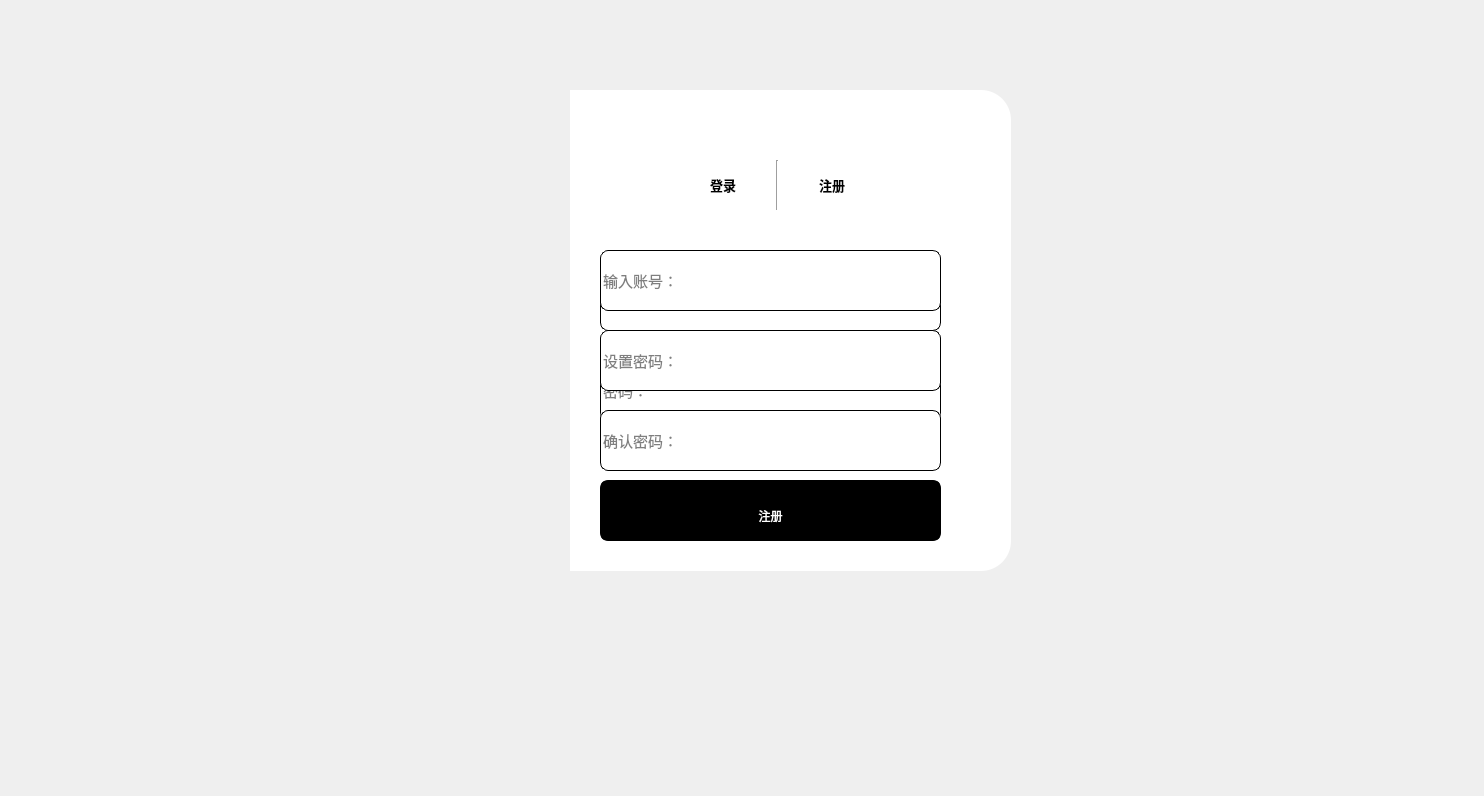
<?xml version="1.0" encoding="UTF-8"?>
<ui version="4.0">
 <class>MainWindow</class>
 <widget class="QMainWindow" name="MainWindow">
  <property name="geometry">
   <rect>
    <x>0</x>
    <y>0</y>
    <width>1484</width>
    <height>796</height>
   </rect>
  </property>
  <property name="windowTitle">
   <string>MainWindow</string>
  </property>
  <widget class="QWidget" name="centralwidget">
   <widget class="QLabel" name="label">
    <property name="geometry">
     <rect>
      <x>70</x>
      <y>90</y>
      <width>501</width>
      <height>481</height>
     </rect>
    </property>
    <property name="styleSheet">
     <string notr="true">background-image: url(:/images/images/724.png);
border-top-left-radius:30px;
border-bottom-left-radius:30px;</string>
    </property>
    <property name="text">
     <string/>
    </property>
   </widget>
   <widget class="QLabel" name="label_2">
    <property name="geometry">
     <rect>
      <x>570</x>
      <y>90</y>
      <width>441</width>
      <height>481</height>
     </rect>
    </property>
    <property name="styleSheet">
     <string notr="true">background-color: rgb(255, 255, 255);
border-top-right-radius:30px;
border-bottom-right-radius:30px;</string>
    </property>
    <property name="text">
     <string/>
    </property>
   </widget>
   <widget class="QWidget" name="widget" native="true">
    <property name="geometry">
     <rect>
      <x>670</x>
      <y>160</y>
      <width>215</width>
      <height>50</height>
     </rect>
    </property>
    <layout class="QHBoxLayout" name="horizontalLayout">
     <property name="spacing">
      <number>0</number>
     </property>
     <item>
      <widget class="QPushButton" name="pushButton">
       <property name="font">
        <font>
         <pointsize>10</pointsize>
         <weight>75</weight>
         <bold>true</bold>
        </font>
       </property>
       <property name="styleSheet">
        <string notr="true">#pushButton{
	border:none;
}
#pushButton:focus{
	color: rgb(186, 186, 186);
}</string>
       </property>
       <property name="text">
        <string>登录</string>
       </property>
      </widget>
     </item>
     <item>
      <widget class="Line" name="line">
       <property name="orientation">
        <enum>Qt::Vertical</enum>
       </property>
      </widget>
     </item>
     <item>
      <widget class="QPushButton" name="pushButton_2">
       <property name="font">
        <font>
         <pointsize>10</pointsize>
         <weight>75</weight>
         <bold>true</bold>
        </font>
       </property>
       <property name="styleSheet">
        <string notr="true">#pushButton_2{
	border:none;
}
#pushButton_2:focus{
	color: rgb(186, 186, 186);
}</string>
       </property>
       <property name="text">
        <string>注册</string>
       </property>
      </widget>
     </item>
    </layout>
   </widget>
   <widget class="QWidget" name="widget_2" native="true">
    <property name="geometry">
     <rect>
      <x>580</x>
      <y>220</y>
      <width>381</width>
      <height>341</height>
     </rect>
    </property>
    <widget class="QLineEdit" name="lineEdit">
     <property name="geometry">
      <rect>
       <x>20</x>
       <y>50</y>
       <width>341</width>
       <height>61</height>
      </rect>
     </property>
     <property name="font">
      <font>
       <pointsize>11</pointsize>
      </font>
     </property>
     <property name="styleSheet">
      <string notr="true">border:1px solid rgb(0,0,0);
border-radius:8px;</string>
     </property>
     <property name="placeholderText">
      <string>账号：</string>
     </property>
    </widget>
    <widget class="QLineEdit" name="lineEdit_2">
     <property name="geometry">
      <rect>
       <x>20</x>
       <y>140</y>
       <width>341</width>
       <height>61</height>
      </rect>
     </property>
     <property name="font">
      <font>
       <pointsize>11</pointsize>
      </font>
     </property>
     <property name="styleSheet">
      <string notr="true">border:1px solid rgb(0,0,0);
border-radius:8px;</string>
     </property>
     <property name="echoMode">
      <enum>QLineEdit::Password</enum>
     </property>
     <property name="placeholderText">
      <string>密码：</string>
     </property>
    </widget>
    <widget class="QPushButton" name="dengluBT">
     <property name="geometry">
      <rect>
       <x>20</x>
       <y>260</y>
       <width>341</width>
       <height>51</height>
      </rect>
     </property>
     <property name="styleSheet">
      <string notr="true">#dengluBT{
	background-color: rgb(0, 0, 0);
	color: rgb(255, 255, 255);
	border:3px solid rgb(0,0,0);
	border-radius:8px;
}
#dengluBT:hover{
	background-color: rgb(255, 255, 255);
	color: rgb(0, 0, 0);
}
#dengluBT:pressed{
	padding-top:5px;
	padding-left:5px;
}</string>
     </property>
     <property name="text">
      <string>登录</string>
     </property>
    </widget>
    <widget class="QCheckBox" name="checkBox">
     <property name="geometry">
      <rect>
       <x>20</x>
       <y>220</y>
       <width>81</width>
       <height>16</height>
      </rect>
     </property>
     <property name="text">
      <string>记住</string>
     </property>
    </widget>
   </widget>
   <widget class="QPushButton" name="pushButton_4">
    <property name="geometry">
     <rect>
      <x>930</x>
      <y>110</y>
      <width>41</width>
      <height>31</height>
     </rect>
    </property>
    <property name="styleSheet">
     <string notr="true">border:none;</string>
    </property>
    <property name="text">
     <string/>
    </property>
    <property name="icon">
     <iconset resource="resource.qrc">
      <normaloff>:/icons/icons/close.png</normaloff>:/icons/icons/close.png</iconset>
    </property>
   </widget>
   <widget class="QWidget" name="widget_3" native="true">
    <property name="geometry">
     <rect>
      <x>580</x>
      <y>210</y>
      <width>381</width>
      <height>341</height>
     </rect>
    </property>
    <widget class="QLineEdit" name="lineEdit_6">
     <property name="geometry">
      <rect>
       <x>20</x>
       <y>40</y>
       <width>341</width>
       <height>61</height>
      </rect>
     </property>
     <property name="font">
      <font>
       <pointsize>11</pointsize>
      </font>
     </property>
     <property name="styleSheet">
      <string notr="true">border:1px solid rgb(0,0,0);
border-radius:8px;</string>
     </property>
     <property name="placeholderText">
      <string>输入账号：</string>
     </property>
    </widget>
    <widget class="QLineEdit" name="lineEdit_7">
     <property name="geometry">
      <rect>
       <x>20</x>
       <y>120</y>
       <width>341</width>
       <height>61</height>
      </rect>
     </property>
     <property name="font">
      <font>
       <pointsize>11</pointsize>
      </font>
     </property>
     <property name="styleSheet">
      <string notr="true">border:1px solid rgb(0,0,0);
border-radius:8px;</string>
     </property>
     <property name="placeholderText">
      <string>设置密码：</string>
     </property>
    </widget>
    <widget class="QLineEdit" name="lineEdit_8">
     <property name="geometry">
      <rect>
       <x>20</x>
       <y>200</y>
       <width>341</width>
       <height>61</height>
      </rect>
     </property>
     <property name="font">
      <font>
       <pointsize>11</pointsize>
      </font>
     </property>
     <property name="styleSheet">
      <string notr="true">border:1px solid rgb(0,0,0);
border-radius:8px;</string>
     </property>
     <property name="placeholderText">
      <string>确认密码：</string>
     </property>
    </widget>
    <widget class="QPushButton" name="regestBT">
     <property name="geometry">
      <rect>
       <x>20</x>
       <y>280</y>
       <width>341</width>
       <height>51</height>
      </rect>
     </property>
     <property name="styleSheet">
      <string notr="true">#regestBT{
	background-color: rgb(0, 0, 0);
	color: rgb(255, 255, 255);
	border:3px solid rgb(0,0,0);
	border-radius:8px;
}
#regestBT:hover{
	background-color: rgb(255, 255, 255);
	color: rgb(0, 0, 0);
}
#regestBT:pressed{
	padding-top:5px;
	padding-left:5px;
}</string>
     </property>
     <property name="text">
      <string>注册</string>
     </property>
    </widget>
   </widget>
   <widget class="QPushButton" name="pushButton_5">
    <property name="geometry">
     <rect>
      <x>880</x>
      <y>110</y>
      <width>41</width>
      <height>31</height>
     </rect>
    </property>
    <property name="styleSheet">
     <string notr="true">border:none;</string>
    </property>
    <property name="text">
     <string/>
    </property>
    <property name="icon">
     <iconset resource="resource.qrc">
      <normaloff>:/icons/icons/disexpend.png</normaloff>:/icons/icons/disexpend.png</iconset>
    </property>
   </widget>
  </widget>
 </widget>
 <resources>
  <include location="resource.qrc"/>
 </resources>
 <connections>
  <connection>
   <sender>pushButton_4</sender>
   <signal>clicked()</signal>
   <receiver>MainWindow</receiver>
   <slot>close()</slot>
   <hints>
    <hint type="sourcelabel">
     <x>816</x>
     <y>124</y>
    </hint>
    <hint type="destinationlabel">
     <x>900</x>
     <y>71</y>
    </hint>
   </hints>
  </connection>
  <connection>
   <sender>pushButton_5</sender>
   <signal>clicked()</signal>
   <receiver>MainWindow</receiver>
   <slot>showMinimized()</slot>
   <hints>
    <hint type="sourcelabel">
     <x>764</x>
     <y>117</y>
    </hint>
    <hint type="destinationlabel">
     <x>781</x>
     <y>40</y>
    </hint>
   </hints>
  </connection>
 </connections>
</ui>
